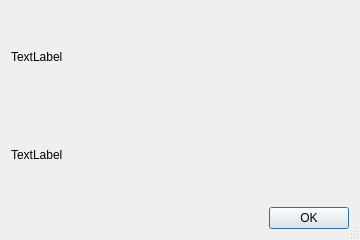
<?xml version="1.0" encoding="UTF-8"?>
<ui version="4.0">
 <class>AboutDialog</class>
 <widget class="QDialog" name="AboutDialog">
  <property name="windowModality">
   <enum>Qt::ApplicationModal</enum>
  </property>
  <property name="geometry">
   <rect>
    <x>0</x>
    <y>0</y>
    <width>360</width>
    <height>240</height>
   </rect>
  </property>
  <property name="minimumSize">
   <size>
    <width>360</width>
    <height>240</height>
   </size>
  </property>
  <property name="maximumSize">
   <size>
    <width>800</width>
    <height>800</height>
   </size>
  </property>
  <property name="windowTitle">
   <string>About Geometrize</string>
  </property>
  <property name="sizeGripEnabled">
   <bool>true</bool>
  </property>
  <property name="modal">
   <bool>true</bool>
  </property>
  <layout class="QVBoxLayout" name="verticalLayout">
   <item>
    <widget class="QLabel" name="label_2">
     <property name="text">
      <string>TextLabel</string>
     </property>
    </widget>
   </item>
   <item>
    <widget class="QLabel" name="label">
     <property name="text">
      <string>TextLabel</string>
     </property>
    </widget>
   </item>
   <item>
    <widget class="QDialogButtonBox" name="buttonBox">
     <property name="orientation">
      <enum>Qt::Horizontal</enum>
     </property>
     <property name="standardButtons">
      <set>QDialogButtonBox::Ok</set>
     </property>
    </widget>
   </item>
  </layout>
 </widget>
 <resources/>
 <connections>
  <connection>
   <sender>buttonBox</sender>
   <signal>accepted()</signal>
   <receiver>AboutDialog</receiver>
   <slot>accept()</slot>
   <hints>
    <hint type="sourcelabel">
     <x>248</x>
     <y>254</y>
    </hint>
    <hint type="destinationlabel">
     <x>157</x>
     <y>274</y>
    </hint>
   </hints>
  </connection>
  <connection>
   <sender>buttonBox</sender>
   <signal>rejected()</signal>
   <receiver>AboutDialog</receiver>
   <slot>reject()</slot>
   <hints>
    <hint type="sourcelabel">
     <x>316</x>
     <y>260</y>
    </hint>
    <hint type="destinationlabel">
     <x>286</x>
     <y>274</y>
    </hint>
   </hints>
  </connection>
 </connections>
</ui>
